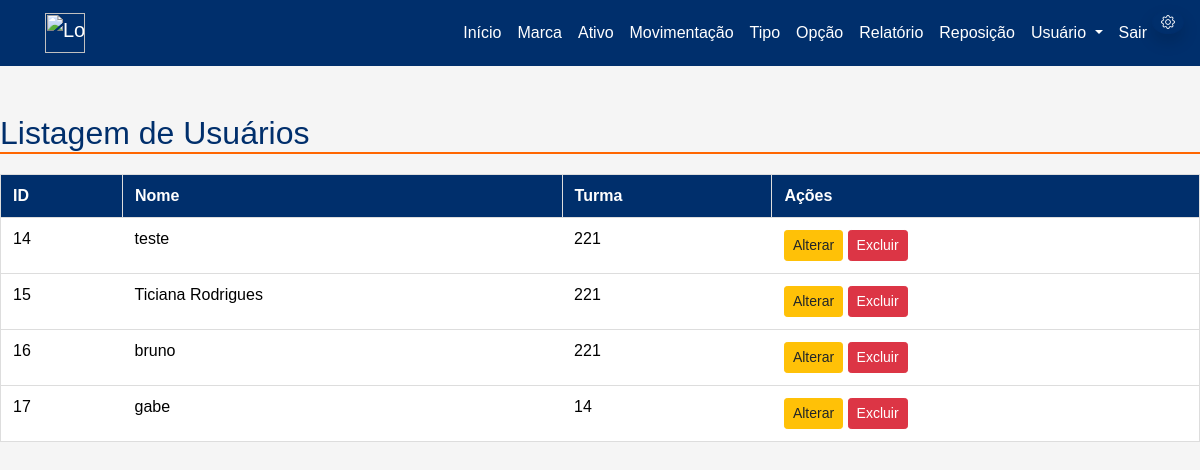
/visao/listar_usuario.php (signed in), run on the app's committed database.
### tables this page shows
CREATE TABLE `usuario` (
  `idUsuario` int(11) NOT NULL,
  `nomeUsuario` varchar(100) NOT NULL,
  `usuario` varchar(100) NOT NULL,
  `senhaUsuario` varchar(20) NOT NULL,
  `turmaUsuario` varchar(20) NOT NULL,
  `admin` varchar(2) NOT NULL DEFAULT 'N',
  `dataCadastro` datetime NOT NULL,
  `dataAlteracao` datetime NOT NULL,
  `idCargo` int(11) NOT NULL,
  `idUsuarioAlteracao` int(11) NOT NULL
);

### visao/listar_usuario.php (the view, shortened to what this page needs)
</head>
<body>
<?php
include_once ('navbar.php');
$admin = $_SESSION['admin'];
?>
<?php
include ('../modelo/conexao.php');
$sql = "SELECT * FROM usuario";
$result = $conexao->query($sql);
?>
<div class=" mt-5">
    <h2>Listagem de Usuários</h2>
    <table class="table">
        <thead>
            <tr>
                <th>ID</th>
                <th>Nome</th>
                <th>Turma</th>
                <th>Ações</th>
            </tr>
        </thead>
        <tbody>
            <?php while ($usuario = $result->fetch_assoc()) { ?>
                <tr>
                    <td><?php echo $usuario['idUsuario']; ?></td>
                    <td><?php echo $usuario['nomeUsuario']; ?></td>
                    <td><?php echo $usuario['turmaUsuario']; ?></td>
                    <td><?php if ($admin=="S"){?>
                        <a href="alterar_usuario.php?id_usuario=<?php echo $usuario['idUsuario']; ?>" class="btn btn-warning btn-sm">Alterar</a>
                        <a href="excluir_usuario.php?id_usuario=<?php echo $usuario['idUsuario']; ?>" class="btn btn-danger btn-sm" onclick="return confirm('Tem certeza que deseja excluir este usuário?');">Excluir</a>
                    <?php } ?>
                    </td>
                </tr>
            <?php } ?>
        </tbody>
    </table>
</div>
</body>
</html>

### data on the page
usuario: idUsuario "14", nomeUsuario "teste", turmaUsuario "221"
usuario: idUsuario "15", nomeUsuario "Ticiana Rodrigues", turmaUsuario "221"
usuario: idUsuario "16", nomeUsuario "bruno", turmaUsuario "221"
usuario: idUsuario "17", nomeUsuario "gabe", turmaUsuario "14"
